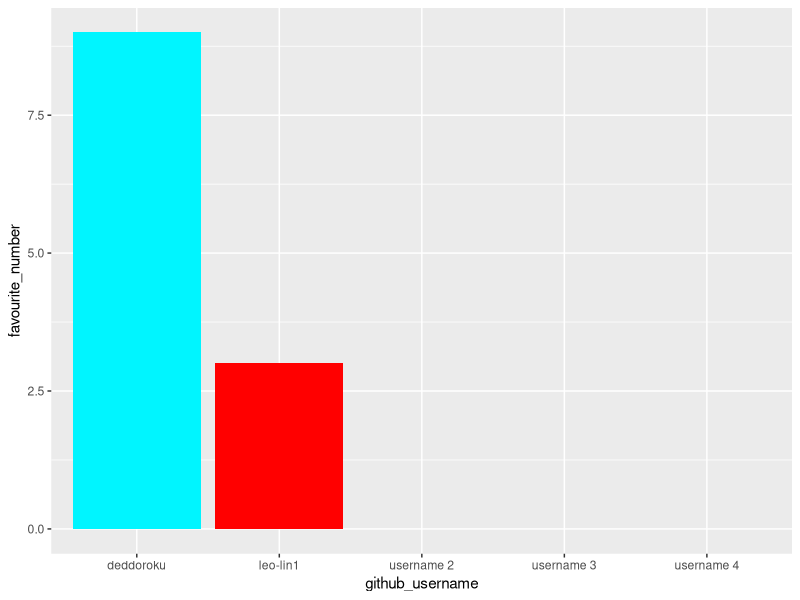
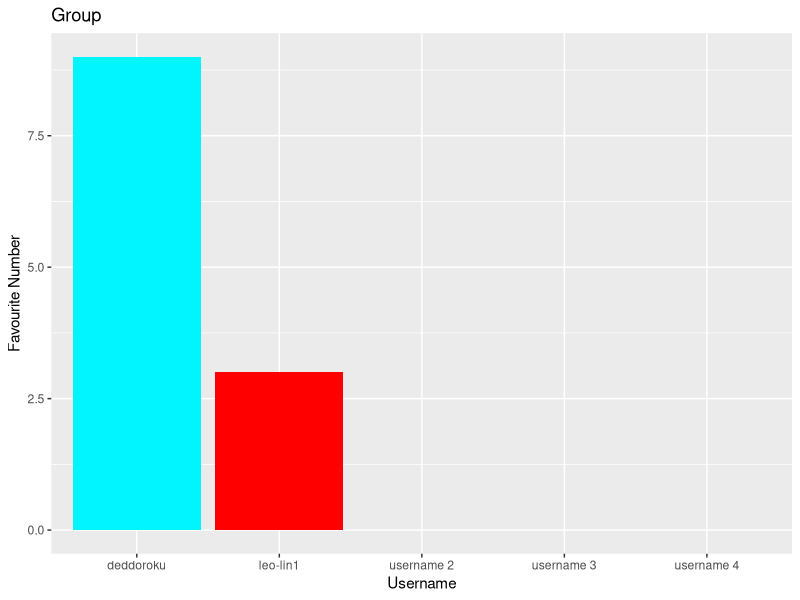
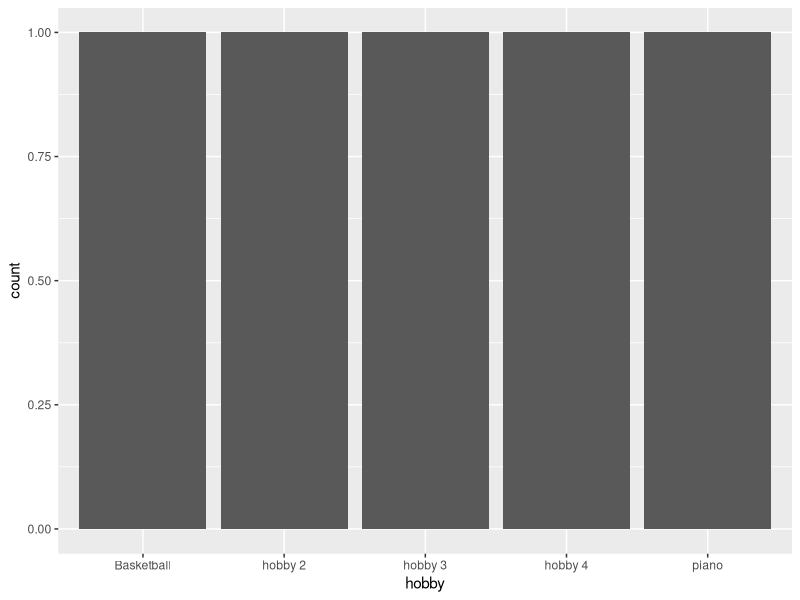

These figures' R source, in order:
## ---- chunk 1
library(tidyverse) 
library(ggplot2)
## ---- chunk 2
team_data <- tibble(
  name = c("Leo Lin", "Lidia Lomakina", "member 2", 
           "member 3", "member 4"),
  github_username = c("leo-lin1", "deddoroku", "username 2", 
                      "username 3", "username 4"), 
  colour = c("red", "turquoise1", "colour 2", 
             "colour 3", "colour 4"),
  hobby = c("Basketball", "piano", "hobby 2", 
            "hobby 3", "hobby 4"),
  favourite_number = c(3, 9, NA, NA, NA)
  )

team_data
## ---- chunk 3
p1 <- ggplot(data = team_data,
             mapping = aes(x = github_username, 
                           y = favourite_number,
                           fill = colour), 
             ) +
   geom_col() +
   scale_fill_identity()
p1
## ---- chunk 4
p1 + labs(x = "Username", 
          y = "Favourite Number",
          title = "Group")
## ---- chunk 5
p2 <- ggplot(team_data, aes(x = hobby)) +
  geom_bar()
p2
